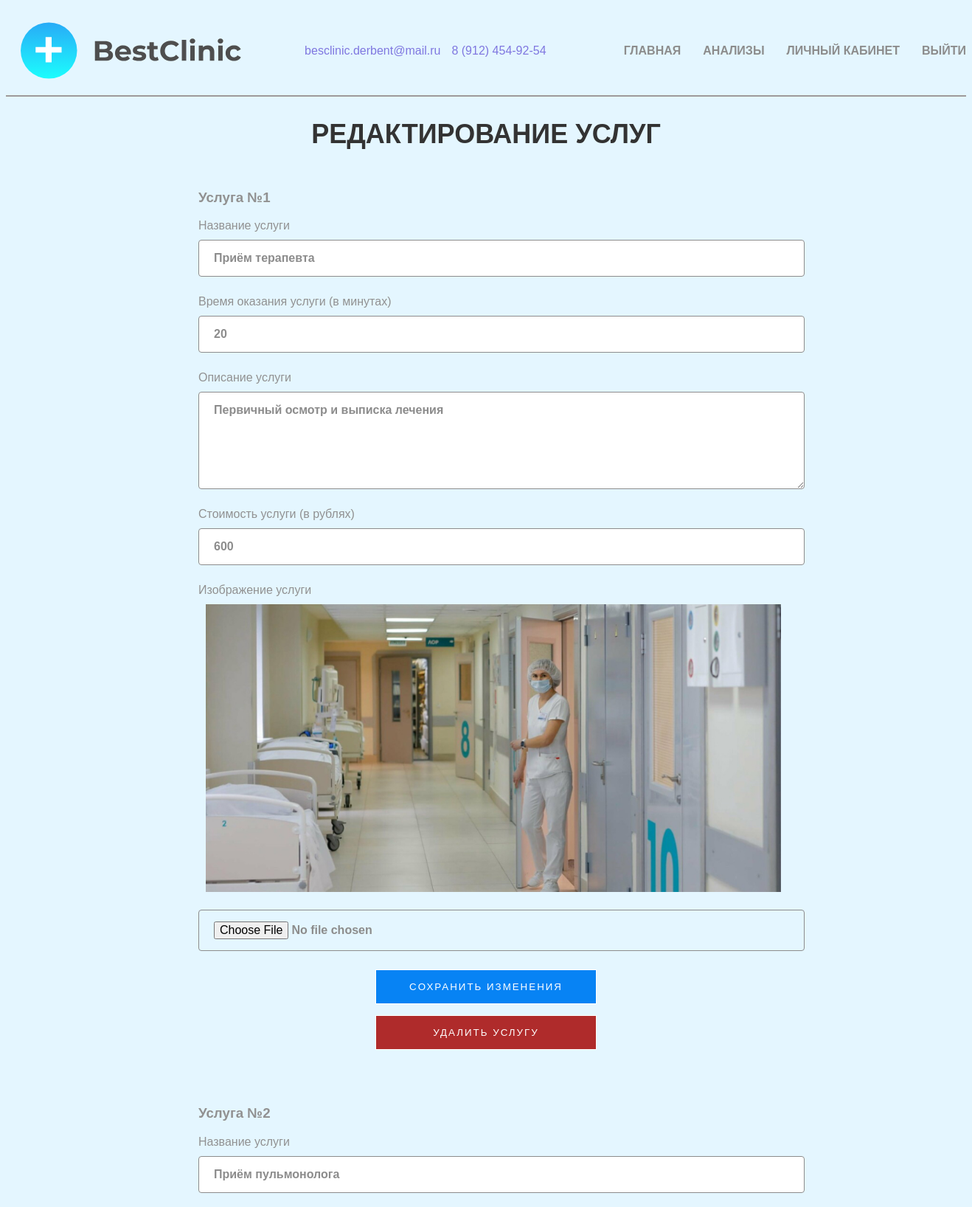
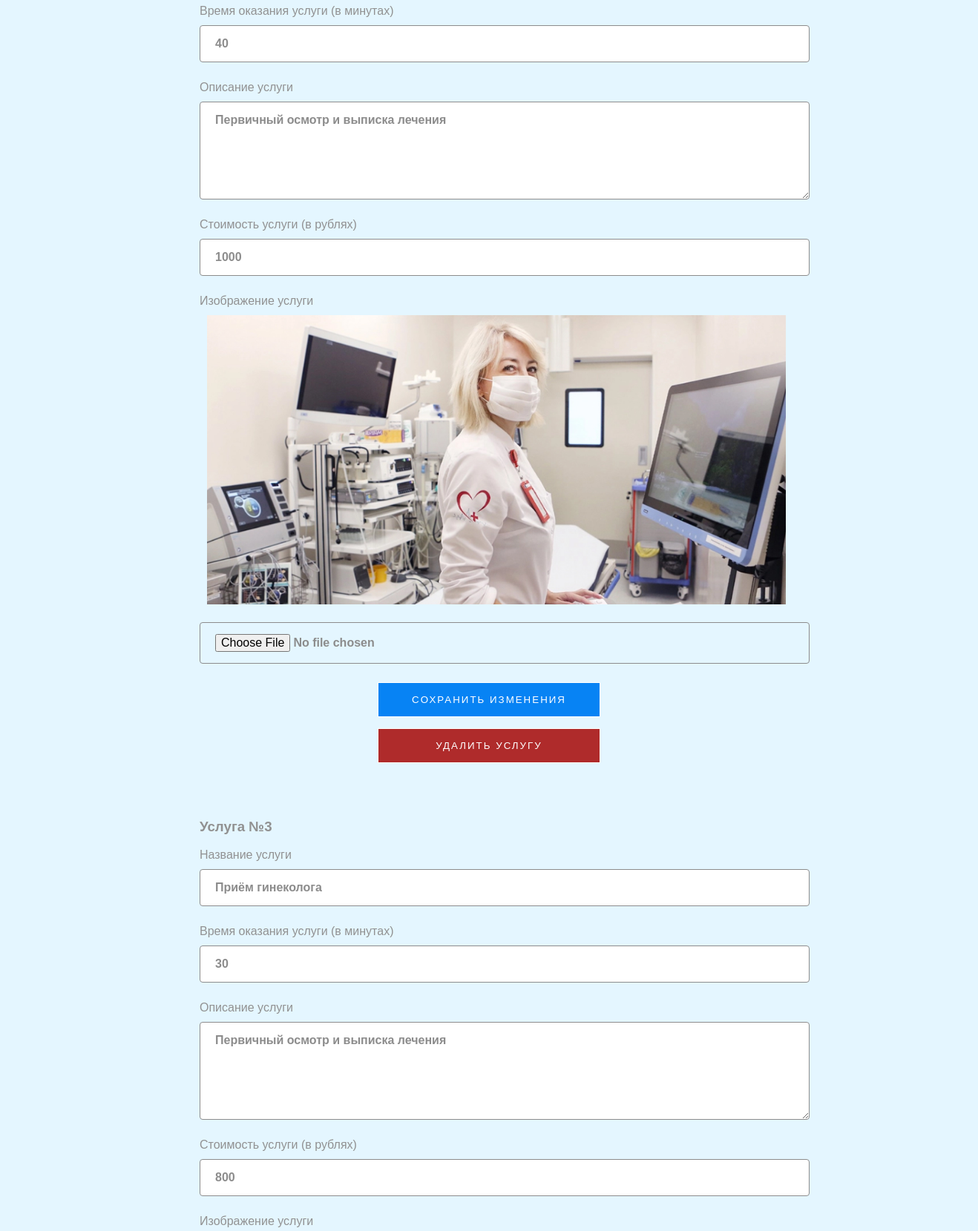
Screenshot of /admin/index.php (signed in, upper part) with the database file from the repository (2 pictures, top to bottom).
### tables this page shows
CREATE TABLE `menu_item` (
  `id` int(11) NOT NULL,
  `link` varchar(255) NOT NULL,
  `name` varchar(255) NOT NULL,
  `menu_type` varchar(255) NOT NULL,
  `class` varchar(255) NOT NULL,
  `parent` int(11) NOT NULL,
  `sort` int(11) NOT NULL
);

CREATE TABLE `services` (
  `id` int(11) NOT NULL,
  `name` varchar(255) NOT NULL,
  `time` int(11) NOT NULL,
  `description` varchar(255) NOT NULL,
  `price` decimal(10,0) NOT NULL,
  `img_path` varchar(255) DEFAULT NULL
);

### setting.php (called while the page is built)
<?php
require_once($_SERVER['DOCUMENT_ROOT'] . '/core.php');
$base_url = ((isset($_SERVER['HTTPS']) && $_SERVER['HTTPS'] == "on") ? "https" : "http");
$base_url .= "://".$_SERVER['HTTP_HOST'];
$setting['HTTP_PATH'] = $_SERVER['DOCUMENT_ROOT'];
$setting['TEMPLATE_PATH'] = $setting['HTTP_PATH'] . '/template';
$setting['FORM_PATH'] = $base_url . '/form';
$setting['ASSETS_PATH'] = $base_url . '/assets';
$query = 'SELECT * FROM setting';
$setting['SITE_INFO'] = $pdo->query($query)->fetchAll(PDO::FETCH_KEY_PAIR);
$query = 'SELECT * FROM menu_item WHERE menu_type = "header"';
$setting['HEADER_MENU'] = $pdo->query($query)->fetchAll();

### admin/index.php (the view, shortened to what this page needs)
<?php require_once($_SERVER['DOCUMENT_ROOT'] . '/setting.php'); ?>
<?php require_once($setting['TEMPLATE_PATH'] . '/head.php'); ?>
<?php require_once($setting['TEMPLATE_PATH'] . '/header.php'); ?>
<h2>Редактирование услуг</h2>
<section class="admin">
  <div class="container">
    <div class="admin__inner">
      <?php
      $query = 'SELECT * FROM services';
      $services_wash = $pdo->query($query)->fetchAll();
      foreach ($services_wash as $service) { ?>
        <div class="admin__item">
          <form action="<?= $setting['FORM_PATH'] . '/do_edit_service.php'; ?>" method="POST" enctype="multipart/form-data">
            <h3 class="admin__num">Услуга №<?= $service['id']; ?></h3>
            <div class="input-wrap">
              <div class="input-name">Название услуги</div>
              <input class="line" type="text" name="name" placeholder="Название услуги" value="<?= $service['name']; ?>" required>
            </div>
            <div class="input-wrap">
              <div class="input-name">Время оказания услуги (в минутах)</div>
              <input class="line" type="number" name="time" placeholder="Время оказания услуги" value="<?= $service['time']; ?>" required>
            </div>
            <div class="input-wrap">
              <div class="input-name">Описание услуги</div>
              <textarea class="line" name="desc" placeholder="Описание услуги"><?= $service['description']; ?></textarea>
            </div>
            <div class="input-wrap">
              <div class="input-name">Стоимость услуги (в рублях)</div>
              <input class="line" type="number" name="price" placeholder="Стоимость услуги" value="<?= $service['price']; ?>" required>
            </div>
            <div class="input-wrap">
              <div class="input-name">Изображение услуги</div>
              <?php if ($service['img_path']) : ?>
                <div class="admin__photo">
                  <img src="<?= ($setting['ASSETS_PATH'] . '/' . $service['img_path']); ?>" alt="car" class="admin__photo-img">
                </div>
              <?php endif; ?>
              <input class="line" type="file" name="photo" placeholder="Выберите новое фото">
            </div>
            <input class="sliding-button" type="submit" name="add_user" value="Cохранить изменения">
          </form>
          <form action="<?= $setting['FORM_PATH'] . '/do_remove_service.php'; ?>" method="POST">
            <input class="sliding-button btn-delete" type="submit" value="Удалить услугу">
          </form>
        </div>
        <br><br>
      <?php } ?>
    </div>
  </div>
</section>
<br><br><br><br><br><br><br><br><br><br>
<?php require_once($setting['TEMPLATE_PATH'] . '/footer.php'); ?>

### template/header.php
<header class="header">
	<a href="/" class="logo">
		<img class="logo__img" src="<?= $setting['ASSETS_PATH'] . '/img/logo.svg'; ?>">
	</a>
	<div class="container">
	<div class="header__contacts contacts">
		<?php
			$email = $setting['SITE_INFO']['email'];
			$phone = $setting['SITE_INFO']['phone'];
		?>
		<a href="mailto:<?= $email; ?>" class="header__contacts-email contacts__email contacts__link"><?= $email; ?></a>
		<a href="tel:<?= $phone; ?>" class="header__contacts-phone contacts__phone contacts__link"><?= $phone; ?></a>
	</div>
	</div>
	<nav class="nav">
		<ul class="nav__list">
			<?php
			$is_auth = (isset($_SESSION['user']) && $_SESSION['user']) ? true : false;
			foreach ($setting['HEADER_MENU'] as $item) :
				if (($is_auth && ($item['link'] === '/page/register.php' || $item['link'] === '/page/authorise.php'))
					|| (!$is_auth && $item['link'] === '/page/logout.php')
				  || (!$is_auth && $item['link'] === '/page/profile.php')
					|| (!$is_auth && $item['link'] === '/admin')
					|| ($is_auth && !($_SESSION['user']['role'] == 2) && $item['link'] === '/admin')
				) continue; ?>
				<li class="nav__list-item">
					<a href="<?= $item['link']; ?>" class="<?= $item['class']; ?>"><?= $item['name']; ?></a>
				</li>
			<?php endforeach; ?>
		</ul>
	</nav>
</header>
<body>
	<main>

### assets/css/style.css (style rules this page uses)
html, body { scroll-behavior: smooth; }
header { display: flex; justify-content: space-between; align-items: center; border-bottom: solid #9e9a9a 2px; flex-wrap: wrap; }
a { text-decoration: none; }
ul, li { list-style: none; }
.container { max-width: 1340px; padding: 0 20px; margin: 0 auto; }
.nav__list { display: flex; gap: 30px; }
.nav__list-link { color: #8C8C8C; transition: .3s; text-transform: uppercase; font-size: 16px; border-bottom: 3px solid transparent; padding-bottom: 10px; font-weight: 600; }
main { width: 1300px; margin-left: auto; margin-right: auto; }
h2 { text-align: center; text-transform: uppercase; font-size: 36px; font-weight: 700; width: 100%; color: #333; }
body { color: #919191; background-color: #E4F6FF; font-family: 'Montserrat', sans-serif; }
img { margin: 5px; padding: 5px; max-width: 100%; }
form { margin: 5px; padding: 5px; }
.logo { display: flex; margin: 10px; justify-content: center; align-items: center; }
.logo__img { width: 300px; }
.sliding-button { text-decoration: none; display: inline-block; position: relative; padding: 15px 30px; border: 1px solid; margin: 10px 0; font-family: 'Montserrat', sans-serif; text-transform: uppercase; overflow: hidden; letter-spacing: 2px; transition: .8s cubic-bezier(.165, .84, .44, 1); background: #0783F4; color: #fff; cursor: pointer; }
::placeholder { color: #c4c4c4; }
.line { text-decoration: none; color: #8C8C8C; border: 3px solid #8C8C8C; border-radius: 4px; display: inline-block; position: relative; padding: 15px 30px; border: 1px solid; margin: 10px 20px; font-family: 'Montserrat', sans-serif; overflow: hidden; font-size: 16px; font-weight: 700; transition: .8s cubic-bezier(.165, .84, .44, 1); }
.contacts { display: flex; align-items: center; gap: 15px; }
.contacts__link { color: #7f77e0; font-weight: 500; transition: color .3s; display: inline-block; }
.admin__item { max-width: 800px; margin: 0 auto; }
.admin__item .line { width: 100%; display: block; margin-left: 0; margin-right: 0; padding: 15px 20px; }
.admin__item textarea { min-height: 100px; }
.input-wrap { margin-bottom: 25px; }
.admin__item .sliding-button { width: 300px; margin: 0 auto; display: block; }
.btn-delete { background: #af2b2b; }

### rows the page displays
menu_item: name "ГЛАВНАЯ"
menu_item: name "АНАЛИЗЫ"
menu_item: name "ЛИЧНЫЙ КАБИНЕТ"
menu_item: name "ВЫЙТИ"
services: id "1", name "Приём терапевта", time "20", desc "Первичный осмотр и выписка лечения", price "600", img_path (picture)
services: id "2", name "Приём пульмонолога", time "40", desc "Первичный осмотр и выписка лечения", price "1000", img_path (picture)
services: id "3", name "Приём гинеколога", time "30", desc "Первичный осмотр и выписка лечения", price "800"

### other values shown
$email "besclinic.derbent@mail.ru"
$phone "8 (912) 454-92-54"
